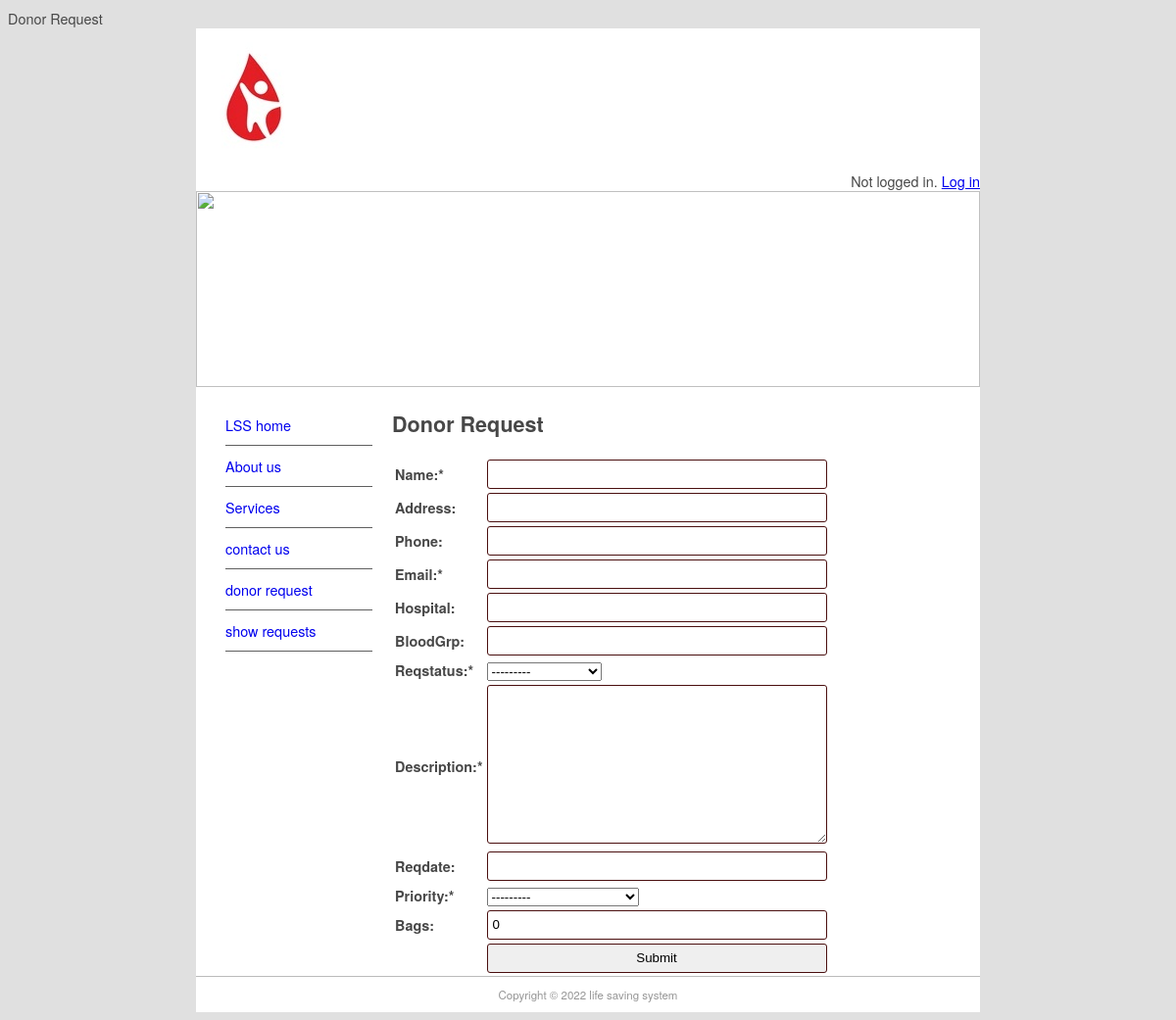
The page /donor/ on the database its author committed.
### pages/models.py (models this page shows, shortened)
class Page(models.Model):
    title = models.CharField(max_length=60)
    permalink = models.CharField(max_length=12, unique=True)
    update_date = models.DateTimeField('last updated')
    bodytext = models.TextField ('page content', blank=True)

### donorReq/views.py (the view)
def donor_req(request):
    submitted = False
    if request.method == 'POST':
        form = DonorReqForm(request.POST, request.FILES)
        if form.is_valid():
            form.save()
            return HttpResponseRedirect('/donor/?submitted=True')
    else:
        form = DonorReqForm()
        if 'submitted' in request.GET:
            submitted = True
    return render(request, 'donorReq/donor.html', {'form': form, 'page_list': Page.objects.all(), 'submitted': submitted})

### donorReq/forms.py
class DonorReqForm(ModelForm):
    required_css_class = 'required'
    class Meta:
        model = DonorReq
        fields = [
            'name', 'address', 'phone', 'email','hospital','bloodGrp','reqstatus',
            'description', 'reqdate', 'priority', 'bags', 'reqdate'
        ]

### donorReq/templates/donorReq/donor.html (shortened to what this page needs)
{% extends "base.html" %}
{% block sidenav %}
    {% for page in page_list %}
        <li><a href="{{ page.permalink }}">{{ page.title }}</a></li>
    {% endfor %}
{% endblock sidenav %}
{% block content %}
<h1>Donor Request</h1>
{% if submitted %}
    <p class="success">
        Your Request was submitted successfully. Thank you.
    </p>
{% else %}
    <form action="" enctype="multipart/form-data" method="post" novalidate>
    <table>
        {{ form.as_table }}
        <tr>
            <td>&nbsp;</td>
            <td><input type="submit" value="Submit"></td>
        </tr>
    </table>
    </form>
{% endif %}
{% endblock content %}

### mysite/static/main.css (style rules this page uses)
body { background-color: #E0E0E0; font-family: Gotham, "Helvetica Neue", Helvetica, Arial, sans-serif; font-size: 0.9em; text-align: justify; color: #474747; }
#nav li { padding-top: 10px; padding-bottom: 10px; font-size: 1em; list-style-type: none; border-bottom: thin solid #5F5F5F; color: #4C4C4C; left: 0px; list-style-position: inside; margin-left: -10px; }
#nav li a { text-decoration: none; }
input, textarea { width: 100%; padding: 5px!important; -webkit-box-sizing: border-box; -moz-box-sizing: border-box; box-sizing: border-box; border-radius: 3px; border-style: solid; border-width: 1px; border-color: rgb(74, 15, 15) }
input { height: 30px; }
.required label::after { content: "*"; }

### rows shown on the page
Page: title "LSS home"
Page: title "About us"
Page: title "Services"
